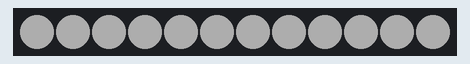
This sketch was run on a simulated Arduino Uno, built with avr-gcc and run on an emulated ATmega328P. Parts: 12 RGB LEDs in strip order, left to right. Dim RGB values are drawn brighter than linear; the strip is taken to match the declared colour order; random numbers use the default seed unless the sketch sets one.

Above: at 1.2 s.
At 5.28 s:
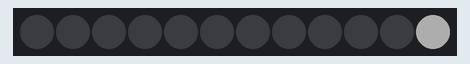
At 10.71 s:
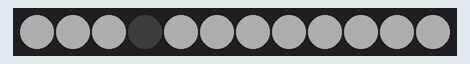
At 20.29 s:
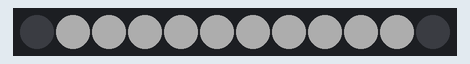
At 30.03 s:
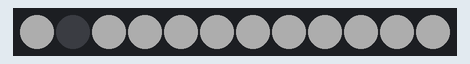
At 39.7 s:
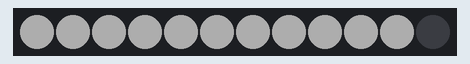

The sketch:

lithophaneBacklight.ino
```cpp
#include <MACELib.h>

// A basic everyday NeoPixel strip test program.

// NEOPIXEL BEST PRACTICES for most reliable operation:
// - Add 1000 uF CAPACITOR between NeoPixel strip's + and - connections.
// - MINIMIZE WIRING LENGTH between microcontroller board and first pixel.
// - NeoPixel strip's DATA-IN should pass through a 300-500 OHM RESISTOR.
// - AVOID connecting NeoPixels on a LIVE CIRCUIT. If you must, ALWAYS
//   connect GROUND (-) first, then +, then data.
// - When using a 3.3V microcontroller with a 5V-powered NeoPixel strip,
//   a LOGIC-LEVEL CONVERTER on the data line is STRONGLY RECOMMENDED.
// (Skipping these may work OK on your workbench but can fail in the field)

#include <Adafruit_NeoPixel.h>
#define LED_PIN    3
#define LED_COUNT  12

// Declare our NeoPixel strip object:
Adafruit_NeoPixel strip(LED_COUNT, LED_PIN, NEO_RGBW + NEO_KHZ800);

int pixels[LED_COUNT];

void shuffle() {
  for (int i=0; i<100; i++) {
    int first = random(0,LED_COUNT - 1);
    int second = random(0,LED_COUNT - 1);
    int temp = pixels[first];
    pixels[first] = pixels[second];
    pixels[second] = temp;
    }
  }

void setup() {
  strip.begin();           // INITIALIZE NeoPixel strip object (REQUIRED)
  strip.show();            // Turn OFF all pixels ASAP
  strip.setBrightness(50); // Set BRIGHTNESS to about 1/5 (max = 255)

//  cereal();
//  labelValue("LED count: ", LED_COUNT, ",");

  for (int i=0; i<LED_COUNT; i++) {
    pixels[i] = i;
  }
}

void loop() {
  shuffle();
  for (int i=0; i<LED_COUNT; i++) {
    strip.setPixelColor(pixels[i], 0, 0, 0, 255);
    strip.show();
    delay(100);
  }
  delay(3000);
//  strip.clear();
//  strip.show();
  for (int i=0; i<LED_COUNT; i++) {
    strip.setPixelColor(pixels[i], 0, 0, 0, 0);
    strip.show();
    delay(100);
  }
  delay(1000);
}
```

Measured:
- what the display in image 0 shows lasts 3.1 s, from 1.1 s to 4.2 s
